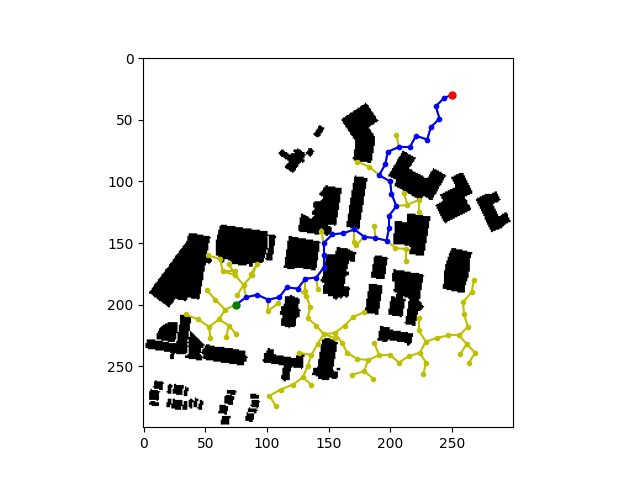

Generate this figure with Python:
# Standard Algorithm Implementation
# Sampling-based Algorithms RRT and RRT*
#Gokul Srinivasan

import matplotlib.pyplot as plt
import numpy as np
from scipy import spatial

# Class for each tree node
class Node:
    def __init__(self, row, col):
        self.row = row        # coordinate
        self.col = col        # coordinate
        self.parent = None    # parent node
        self.cost = 0.0       # cost


# Class for RRT
class RRT:
    # Constructor
    def __init__(self, map_array, start, goal):
        self.map_array = map_array            # map array, 1->free, 0->obstacle
        self.size_row = map_array.shape[0]    # map size
        self.size_col = map_array.shape[1]    # map size

        self.start = Node(start[0], start[1]) # start node
        self.goal = Node(goal[0], goal[1])    # goal node
        self.vertices = []                    # list of nodes
        self.found = False                    # found flag
    ###########################################        

    def init_map(self):
        '''Intialize the map before each search
        '''
        self.found = False
        self.vertices = []
        self.vertices.append(self.start)
    ###########################################
    
    def dis(self, node1, node2):
        '''Calculate the euclidean distance between two nodes
        arguments:
            node1 - node 1
            node2 - node 2

        return:
            euclidean distance between two nodes
        '''
        ### YOUR CODE HERE ###
        return np.sqrt((node1.row-node2.row)**2 + (node1.col-node2.col)**2)

    ###########################################    
    def check_collision(self, node1, node2):
        '''Check if the path between two nodes collide with obstacles
        arguments:
            node1 - node 1
            node2 - node 2

        return:
            True if the new node is valid to be connected
        '''
        ### YOUR CODE HERE ###
        #To Check if the obstacle is between the points, get all points
        all_points_on_path = zip(np.linspace(node1.row, node2.row, dtype=int), np.linspace(node1.col,node2.col, dtype=int))
        #Check if any of the points is an obstacle
        for p in all_points_on_path:
            if self.map_array[p[0]][p[1]] == 0:
                return True
        return False

    ###########################################
    def get_new_point(self, goal_bias):
        '''Choose the goal or generate a random point
        arguments:
            goal_bias - the possibility of choosing the goal instead of a random point

        return:
            point - the new point
        '''
        ### YOUR CODE HERE ###
        if np.random.random() < goal_bias:
            pt = [self.goal.col,self.goal.row]
        else:
            pt = [np.random.randint(0,self.size_col-1), np.random.randint(0, self.size_row-1)]
        return pt

    ###########################################    
    def get_nearest_node(self, point):
        '''Find the nearest node in self.vertices with respect to the new point
        arguments:
            point - the new point

        return:
            the nearest node
        '''
        ### YOUR CODE HERE ###
        sample =[[vertice.row,vertice.col] for vertice in self.vertices]
        kdtree = spatial.cKDTree(sample)
        _,index = kdtree.query(point)
        return self.vertices[index]

    ###########################################
    def get_neighbors(self, new_node, neighbor_size):
        '''Get the neighbors that are within the neighbor distance from the node
        arguments:
            new_node - a new node
            neighbor_size - the neighbor distance

        return:
            neighbors - a list of neighbors that are within the neighbor distance 
        '''
        ### YOUR CODE HERE ###
        # Use kdtree to find the neighbors within neighbor size
        samples = [[v.row, v.col] for v in self.vertices]
        kdtree = spatial.cKDTree(samples)
        ind = kdtree.query_ball_point([new_node.row, new_node.col], neighbor_size)
        neighbors = [self.vertices[i] for i in ind]
        # Remove the new_node itself
        neighbors.remove(new_node)
        return neighbors
    ###########################################    
    def extend_node(self, extend_dist = 10 , goal_bias = 0.05):
        #Extend a new node to the current tree structure
        # extend_dis - extension distance for each step
        # goal_bias - the possibility of choosing the goal instead of a random point

        #Generate a new points
        new_point = self.get_new_point(goal_bias)
        nearest_node = self.get_nearest_node(new_point)
        #Calculae new node location
        slope = np.arctan2(new_point[1]-nearest_node.col, new_point[0]-nearest_node.row)
        new_row = nearest_node.row + extend_dist*np.cos(slope)
        new_col = nearest_node.col + extend_dist*np.sin(slope)
        new_node = Node(int(new_row), int(new_col))

        # Check boundary and collision
        if (0 <= new_row < self.size_row) and (0 <= new_col < self.size_col) and not self.check_collision(nearest_node, new_node):
            # If pass, add the new node
            new_node.parent = nearest_node
            new_node.cost = extend_dist
            self.vertices.append(new_node)

            # Check if goal is close
            if not self.found:
                d = self.dis(new_node, self.goal)
                if d < extend_dist:
                    self.goal.cost = d
                    self.goal.parent = new_node
                    self.vertices.append(self.goal)
                    self.found = True

            return new_node
        else:
            return None
    ###########################################
    def rewire(self, new_node, neighbors):
        '''Rewire the new node and all its neighbors
        arguments:
            new_node - the new node
            neighbors - a list of neighbors that are within the neighbor distance from the node

        Rewire the new node if connecting to a new neighbor node will give least cost.
        Rewire all the other neighbor nodes.
        '''
        ### YOUR CODE HERE ###
        # If no neighbors, skip
        if neighbors == []:
            return

        # Compute the distance from the new node to the neighbor nodes
        distances = [self.dis(new_node, node) for node in neighbors]

        # Rewire the new node
        # compute the least potential cost
        costs = [d + self.costofpath(self.start, neighbors[i]) for i, d in enumerate(distances)]
        indices = np.argsort(np.array(costs))
        # check collision and connect the best node to the new node
        for i in indices:
            if not self.check_collision(new_node, neighbors[i]):
                new_node.parent = neighbors[i]
                new_node.cost = distances[i]
                break

        # Rewire new_node's neighbors
        for i, node in enumerate(neighbors):
            # new cost
            new_cost = self.costofpath(self.start, new_node) + distances[i]
            # if new cost is lower
            # and there is no obstacles in between
            if self.costofpath(self.start, node) > new_cost and \
               not self.check_collision(node, new_node):
                node.parent = new_node
                node.cost = distances[i]
    ###########################################    
    def draw_map(self):
        '''Visualization of the result
        '''
        # Create empty map
        fig, awhilex = plt.subplots(1)
        img = 255 * np.dstack((self.map_array, self.map_array, self.map_array))
        awhilex.imshow(img)

        # Draw Trees or Sample points
        for node in self.vertices[1:-1]:
            plt.plot(node.col, node.row, markersize=3, marker='o', color='y')
            plt.plot([node.col, node.parent.col], [node.row, node.parent.row], color='y')
        
        # Draw Final Path if found
        if self.found:
            cur = self.goal
            while cur.col != self.start.col and cur.row != self.start.row:
                plt.plot([cur.col, cur.parent.col], [cur.row, cur.parent.row], color='b')
                cur = cur.parent
                plt.plot(cur.col, cur.row, markersize=3, marker='o', color='b')

        # Draw start and goal
        plt.plot(self.start.col, self.start.row, markersize=5, marker='o', color='g')
        plt.plot(self.goal.col, self.goal.row, markersize=5, marker='o', color='r')

        # show image
        plt.show()

    ###########################################
    def costofpath(self,start_node,end_node):
        cost = 0
        curr_node = end_node
        while start_node.row != curr_node.row or start_node.col != curr_node.col:
            # Keep tracing back until finding the start_node 
            # or no path exists
            parent = curr_node.parent
            if parent is None:
                print("Invalid Path")
                return 0
            cost += curr_node.cost
            curr_node = parent
        
        return cost

    ###########################################
    def RRT(self, n_pts=1000):
        '''RRT main search function
        arguments:
            n_pts - number of points try to sample, 
                    not the number of final sampled points

        In each step, extend a new node if possible, and check if reached the goal
        '''
        # Remove previous result
        self.init_map()

        ### YOUR CODE HERE ###
        for i in range(n_pts):
            new_node = self.extend_node(11,0.1)
            if self.found:
                break
        # In each step,
        # get a new point, 
        # get its nearest node, 
        # extend the node and check collision to decide whether to add or drop,
        # if added, check if reach the neighbor region of the goal.

        # Output
        if self.found:
            steps = len(self.vertices) - 2
            length = self.costofpath(self.start,self.goal)
            print("It took %d nodes to find the current path" %steps)
            print("The path length is %.2f" %length)
        else:
            print("No path found")
        
        # Draw result
        self.draw_map()

    ###########################################
    def RRT_star(self, n_pts=1000, neighbor_size=20):
        '''RRT* search function
        arguments:
            n_pts - number of points try to sample, 
                    not the number of final sampled points
            neighbor_size - the neighbor distance
        
        In each step, extend a new node if possible, and rewire the node and its neighbors
        '''
        # Remove previous result
        self.init_map()

        ### YOUR CODE HERE ###

        # In each step,
        # get a new point, 
        # get its nearest node, 
        # extend the node and check collision to decide whether to add or drop,
        # if added, rewire the node and its neighbors,
        # and check if reach the neighbor region of the goal if the path is not found.
        # Start searching       
        for i in range(n_pts):
            # Extend a new node
            new_node = self.extend_node(10, 0.1)
            # Rewire
            if new_node is not None:
                neighbors = self.get_neighbors(new_node, neighbor_size)
                self.rewire(new_node, neighbors)
        # Output
        if self.found:
            steps = len(self.vertices) - 2
            length = self.costofpath(self.start,self.goal)
            print("It took %d nodes to find the current path" %steps)
            print("The path length is %.2f" %length)
        else:
            print("No path found")

        # Draw result
        self.draw_map()
